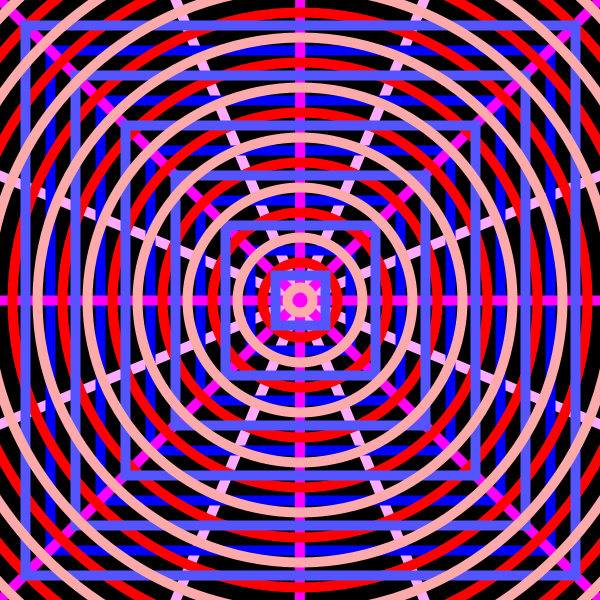
Frame 1 (no input)
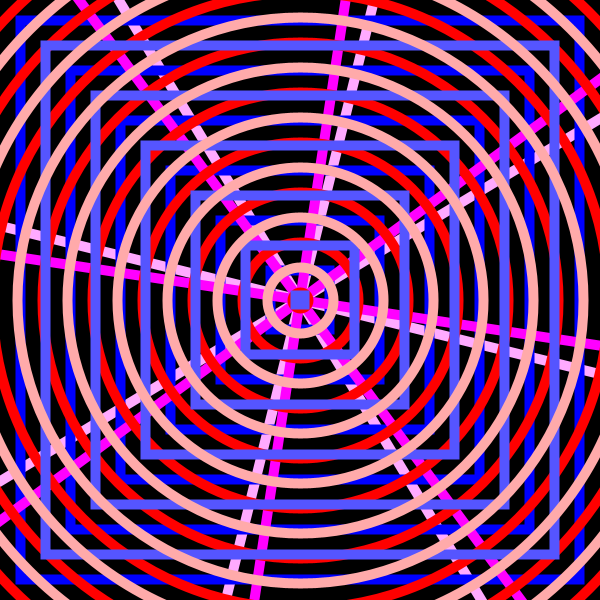
Frame 60 (the mouse pressed at the canvas centre just before this capture)
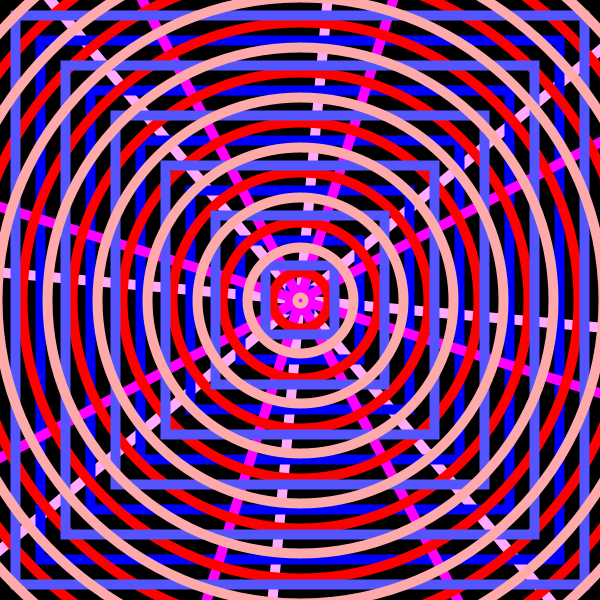
Frame 120 (the mouse held since frame 60 and released just before this capture)

The Processing sketch that drew these frames (run headless with seeded random() and noise(); from frame 60 on, the mouse is pressed at the canvas centre):

// Processing sketch: square_weave
// ── square_weave.pde
int circleMaxDiameter, squareMax;
int spacing = 100;
int offset = -1;

void setup() {
  size(600, 600);
  squareMax = max(width, height);
  circleMaxDiameter = int(2.0*sqrt(squareMax*squareMax/2));
}

void draw() {
  background(0);
  translate(width/2, height/2);
  rectMode(CENTER);
  noFill();
  strokeWeight(10.0);
  
  offset++;
  if (offset >= spacing) {
    offset = 0;
  }
  
  stroke(#FFAAFF);
  drawLinesCCW(PI/8);

  stroke(#0000FF);
  drawSquaresGrowing(0);

  stroke(#FF00FF);
  drawLinesCW(0);
  
  stroke(#FF0000);
  drawCirclesShrinking(-spacing/4);
  
  stroke(#5555FF);
  drawSquaresGrowing(-spacing/2);

  stroke(#FFAAAA);
  drawCirclesShrinking(-spacing*3/4);
}

void drawSquaresGrowing(int start) {
  for (int i = start; i < squareMax+spacing; i += spacing) {
    int w = i + offset;
    if (w > 0 && w < squareMax) {
      square(0, 0, w);
    }
  }
}

void drawSquaresShrinking(int start) {
  for (int i = start; i < squareMax+spacing; i += spacing) {
    int w = i - offset;
    if (w > 0 && w < squareMax) {
      square(0, 0, w);
    }
  }
}

void drawCirclesGrowing(int start) {
  for (int i = start; i < circleMaxDiameter+spacing; i += spacing) {
    int r = i + offset;
    if (r > 0 && r < circleMaxDiameter) {
      circle(0, 0, r);
    }
  }
}

void drawCirclesShrinking(int start) {
  for (int i = start; i < circleMaxDiameter+spacing; i += spacing) {
    int r = i - offset;
    if (r > 0 && r < circleMaxDiameter) {
      circle(0, 0, r);
    }
  }
}

void drawLinesCW(float start) {
  for (float i = start; i < HALF_PI; i += PI/4) {
    float a = i + map(offset, 0, spacing-1, 0, HALF_PI);
    float x = circleMaxDiameter * cos(a);
    float y = circleMaxDiameter * sin(a);
    line(-x, -y, x, y);
    x = circleMaxDiameter * cos(a+HALF_PI);
    y = circleMaxDiameter * sin(a+HALF_PI);
    line(-x, -y, x, y);
  }
}

void drawLinesCCW(float start) {
  for (float i = start; i < HALF_PI; i += PI/4) {
    float a = i + map(offset, 0, spacing-1, HALF_PI, 0);
    float x = circleMaxDiameter * cos(a);
    float y = circleMaxDiameter * sin(a);
    line(-x, -y, x, y);
    x = circleMaxDiameter * cos(a+HALF_PI);
    y = circleMaxDiameter * sin(a+HALF_PI);
    line(-x, -y, x, y);
  }
}
